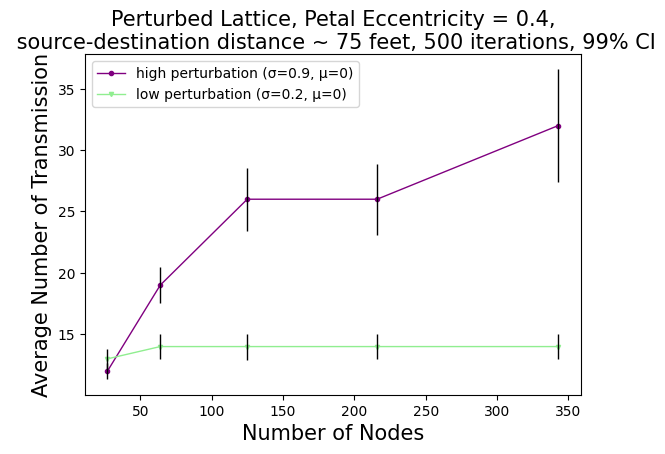

Source code (Python):
import matplotlib.pyplot as plt

fig, ax  = plt.subplots()
yer1=[0.66,
1.487,
2.558,
2.884,
4.571
]


yer2=[0.796,
1.0118,
1.057855,
1.004098,
1.021409
]
#petal more variation
ax.plot([27, 64, 125,216,343],[12,19,26,26,32], color='purple',marker="o", markersize=3,linewidth=1,label="high perturbation (σ=0.9, μ=0)")
#ax.plot([27, 64, 125,216,343],[13,14,14,14,14], color='blue',marker="o",markersize=2,label="Petal")

ax.errorbar([27,64, 125,216,343],[12,19,26,26,32], yerr = yer1, linewidth=1, color='black',ls='none')
#ax.errorbar([27,64, 125,216,343],[13,14,14,14,14], yerr = yer1,  color='black',capsize=3,ls='none')

#petal less variation
ax.plot([27, 64, 125,216,343],[13,14,14,14,14], color='lightgreen',marker="v",markersize=3,linewidth=1,label="low perturbation (σ=0.2, μ=0)")
ax.errorbar([27, 64, 125,216,343],[13,14,14,14,14], yerr = yer2, linewidth=1, color='black',ls='none')
##ax.errorbar([27, 64, 125,216,343],[24, 61, 122,213,340], yerr = yer2,  color='black',capsize=3,ls='none')
plt.legend(loc="upper left")
ax.set_xlabel("Number of Nodes", fontsize=15)
ax.set_ylabel("Average Number of Transmission",fontsize=15)

#fig.suptitle('Different variations in drone-platoons',fontsize=18,wrap=True)

ax.set_title('Perturbed Lattice, Petal Eccentricity = 0.4,\n source-destination distance ~ 75 feet, 500 iterations, 99% CI',loc='center', wrap=True,fontsize=15)

plt.subplots_adjust(top=0.82)
#plt.show()
fig.savefig('variation.png',
            format='png',
            dpi=100,
            bbox_inches='tight')
